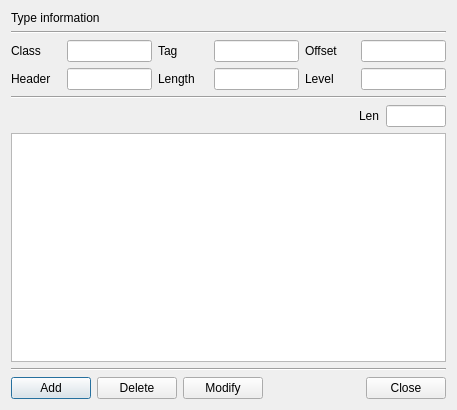
<?xml version="1.0" encoding="UTF-8"?>
<ui version="4.0">
 <class>EditValueDlg</class>
 <widget class="QDialog" name="EditValueDlg">
  <property name="geometry">
   <rect>
    <x>0</x>
    <y>0</y>
    <width>457</width>
    <height>410</height>
   </rect>
  </property>
  <property name="windowTitle">
   <string>Edit value</string>
  </property>
  <layout class="QVBoxLayout" name="verticalLayout">
   <item>
    <widget class="QLabel" name="label_7">
     <property name="text">
      <string>Type information</string>
     </property>
    </widget>
   </item>
   <item>
    <widget class="Line" name="line">
     <property name="orientation">
      <enum>Qt::Horizontal</enum>
     </property>
    </widget>
   </item>
   <item>
    <layout class="QHBoxLayout" name="horizontalLayout">
     <item>
      <widget class="QLabel" name="label">
       <property name="minimumSize">
        <size>
         <width>50</width>
         <height>0</height>
        </size>
       </property>
       <property name="text">
        <string>Class</string>
       </property>
      </widget>
     </item>
     <item>
      <widget class="QLineEdit" name="mClassText">
       <property name="readOnly">
        <bool>true</bool>
       </property>
      </widget>
     </item>
     <item>
      <widget class="QLabel" name="label_2">
       <property name="minimumSize">
        <size>
         <width>50</width>
         <height>0</height>
        </size>
       </property>
       <property name="text">
        <string>Tag</string>
       </property>
      </widget>
     </item>
     <item>
      <widget class="QLineEdit" name="mTagText">
       <property name="readOnly">
        <bool>true</bool>
       </property>
      </widget>
     </item>
     <item>
      <widget class="QLabel" name="label_3">
       <property name="minimumSize">
        <size>
         <width>50</width>
         <height>0</height>
        </size>
       </property>
       <property name="text">
        <string>Offset</string>
       </property>
      </widget>
     </item>
     <item>
      <widget class="QLineEdit" name="mOffsetText">
       <property name="readOnly">
        <bool>true</bool>
       </property>
      </widget>
     </item>
    </layout>
   </item>
   <item>
    <layout class="QHBoxLayout" name="horizontalLayout_2">
     <item>
      <widget class="QLabel" name="label_4">
       <property name="minimumSize">
        <size>
         <width>50</width>
         <height>0</height>
        </size>
       </property>
       <property name="text">
        <string>Header</string>
       </property>
      </widget>
     </item>
     <item>
      <widget class="QLineEdit" name="mHeaderText">
       <property name="readOnly">
        <bool>true</bool>
       </property>
      </widget>
     </item>
     <item>
      <widget class="QLabel" name="label_5">
       <property name="minimumSize">
        <size>
         <width>50</width>
         <height>0</height>
        </size>
       </property>
       <property name="text">
        <string>Length</string>
       </property>
      </widget>
     </item>
     <item>
      <widget class="QLineEdit" name="mLengthText">
       <property name="readOnly">
        <bool>true</bool>
       </property>
      </widget>
     </item>
     <item>
      <widget class="QLabel" name="label_6">
       <property name="minimumSize">
        <size>
         <width>50</width>
         <height>0</height>
        </size>
       </property>
       <property name="text">
        <string>Level</string>
       </property>
      </widget>
     </item>
     <item>
      <widget class="QLineEdit" name="mLevelText">
       <property name="readOnly">
        <bool>true</bool>
       </property>
      </widget>
     </item>
    </layout>
   </item>
   <item>
    <widget class="Line" name="line_3">
     <property name="orientation">
      <enum>Qt::Horizontal</enum>
     </property>
    </widget>
   </item>
   <item>
    <layout class="QGridLayout" name="gridLayout_3">
     <property name="topMargin">
      <number>0</number>
     </property>
     <item row="0" column="1">
      <widget class="QLabel" name="label_8">
       <property name="text">
        <string>Len</string>
       </property>
      </widget>
     </item>
     <item row="0" column="2">
      <widget class="QLineEdit" name="mValueLenText">
       <property name="maximumSize">
        <size>
         <width>60</width>
         <height>16777215</height>
        </size>
       </property>
       <property name="readOnly">
        <bool>true</bool>
       </property>
      </widget>
     </item>
     <item row="0" column="0">
      <spacer name="horizontalSpacer_2">
       <property name="orientation">
        <enum>Qt::Horizontal</enum>
       </property>
       <property name="sizeHint" stdset="0">
        <size>
         <width>40</width>
         <height>20</height>
        </size>
       </property>
      </spacer>
     </item>
    </layout>
   </item>
   <item>
    <widget class="QPlainTextEdit" name="mValueText"/>
   </item>
   <item>
    <widget class="Line" name="line_2">
     <property name="orientation">
      <enum>Qt::Horizontal</enum>
     </property>
    </widget>
   </item>
   <item>
    <layout class="QGridLayout" name="gridLayout_2">
     <property name="topMargin">
      <number>0</number>
     </property>
     <item row="0" column="0">
      <widget class="QPushButton" name="mAddBtn">
       <property name="text">
        <string>Add</string>
       </property>
      </widget>
     </item>
     <item row="0" column="5">
      <widget class="QPushButton" name="mCloseBtn">
       <property name="text">
        <string>Close</string>
       </property>
      </widget>
     </item>
     <item row="0" column="1">
      <widget class="QPushButton" name="mDeleteBtn">
       <property name="text">
        <string>Delete</string>
       </property>
      </widget>
     </item>
     <item row="0" column="4">
      <spacer name="horizontalSpacer">
       <property name="orientation">
        <enum>Qt::Horizontal</enum>
       </property>
       <property name="sizeHint" stdset="0">
        <size>
         <width>40</width>
         <height>20</height>
        </size>
       </property>
      </spacer>
     </item>
     <item row="0" column="2">
      <widget class="QPushButton" name="mModifyBtn">
       <property name="text">
        <string>Modify</string>
       </property>
      </widget>
     </item>
    </layout>
   </item>
  </layout>
 </widget>
 <tabstops>
  <tabstop>mClassText</tabstop>
  <tabstop>mTagText</tabstop>
  <tabstop>mOffsetText</tabstop>
  <tabstop>mHeaderText</tabstop>
  <tabstop>mLengthText</tabstop>
  <tabstop>mLevelText</tabstop>
  <tabstop>mValueText</tabstop>
 </tabstops>
 <resources/>
 <connections/>
</ui>
